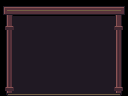

This is a level from a 2D game, rendered from its Tiled map with the project's own tilesets. A one-line summary and the complete map file follow:
An orthogonal 4x3 tile map with 32x32 px tiles, 1 tile layer (Assembly), 3 tilesets.

<map version="1.10" orientation="orthogonal" renderorder="right-down" width="4" height="3" tilewidth="32" tileheight="32" infinite="0" nextlayerid="2" nextobjectid="1">
  <tileset firstgid="1" source="../floors.tsx" />
  <tileset firstgid="321" source="../walls.tsx" />
  <tileset firstgid="961" source="../architecture.tsx" />
  <layer id="1" name="Assembly" width="4" height="3">
    <data encoding="csv">
1089,1090,1091,1092,
1105,1106,1107,1108,
1121,1122,1123,1124
</data>
  </layer>
</map>
